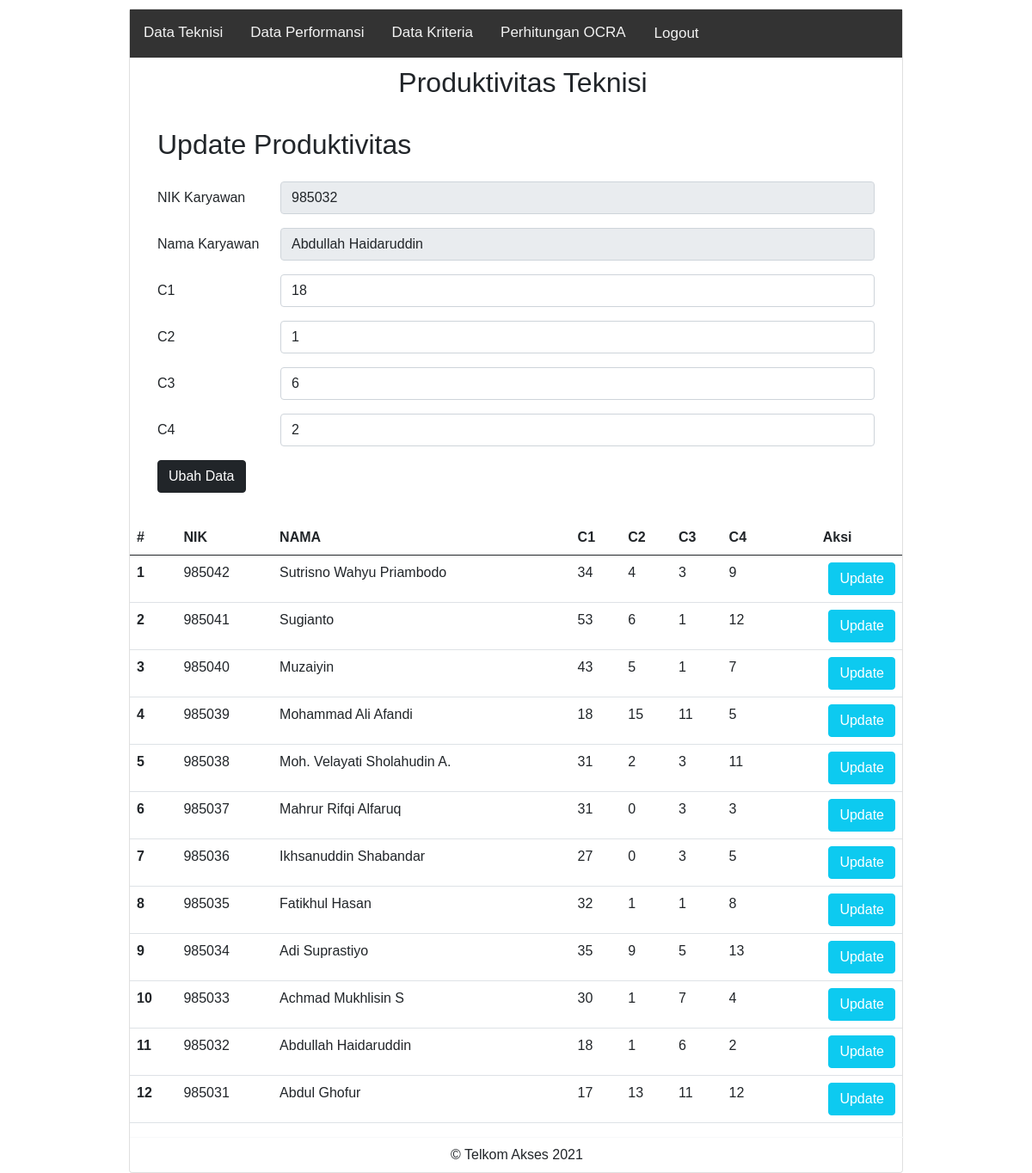
/performansi.php?op=edit&id=5, run on the app's committed database.
### tables this page shows
CREATE TABLE `tb_karyawan` (
  `id_karyawan` int(11) NOT NULL,
  `nik_karyawan` int(11) NOT NULL,
  `nama_karyawan` varchar(50) NOT NULL,
  `mitra` varchar(50) NOT NULL,
  `prod_c1` int(11) NOT NULL DEFAULT 0,
  `prod_c2` int(11) NOT NULL DEFAULT 0,
  `prod_c3` int(11) NOT NULL DEFAULT 0,
  `prod_c4` int(11) NOT NULL DEFAULT 0
);

### performansi.php (the view, shortened to what this page needs)
<?php
$host       = "localhost";
$user       = "root";
$pass       = "";
$db         = "ocra";
$koneksi    = mysqli_connect($host, $user, $pass, $db);
$nik_karyawan     = "";
$nama_karyawan    = "";
$prod_c1          = "";
$prod_c2          = "";
$prod_c3          = "";
$prod_c4          = "";
if (isset($_GET['op'])) {
    $op = $_GET['op'];
} else {
    $op = "";
}
if ($op == 'edit') {
    $id         = $_GET['id'];
    $sql1       = "select * from tb_karyawan where id_karyawan = '$id'";
    $q1         = mysqli_query($koneksi, $sql1);
    $r1         = mysqli_fetch_array($q1);
    $nik_karyawan       = $r1['nik_karyawan'];
    $nama_karyawan      = $r1['nama_karyawan'];
    $prod_c1            = $r1['prod_c1'];
    $prod_c2            = $r1['prod_c2'];
    $prod_c3            = $r1['prod_c3'];
    $prod_c4            = $r1['prod_c4'];
}
?>
<!DOCTYPE html>
<html lang="en">
<head>
    <link href="https://cdn.jsdelivr.net/npm/bootstrap@5.0.0-beta2/dist/css/bootstrap.min.css" rel="stylesheet">
</head>
<body>
<div class="card mx-auto">
            <div class="topnav">
                <a href="index.php">Data Teknisi</a>
                <a href="performansi.php">Data Performansi</a>
                <a href="kriteria.php">Data Kriteria</a>
                <a href="">Perhitungan OCRA</a>
                <a href="" class="btn button_right">Logout</a>
            </div>
            <div style="padding-left:16px; margin-top:10px">
                <center><h2>Produktivitas Teknisi</h2></center>
            </div>
            <div class="card-body">
            <div style="padding-left:16px; margin-top:10px">
                <h2>Update Produktivitas</h2>
            </div>
            <div class="card-body">
                <form action="performansi.php<?php if(isset($_GET['op'])){echo "?op=".$_GET['op']."&id=".$_GET['id'];}?>" method="POST" enctype="multipart/form-data">
                    <div class="mb-3 row">
                        <label for="nik_karyawan" class="col-sm-2 col-form-label">NIK Karyawan</label>
                        <div class="col-sm-10">
                            <input type="text" disabled class="form-control" id="nik_karyawan" name="nik_karyawan" value="<?php echo $nik_karyawan ?>">
                        </div>
                    </div>
                    <div class="mb-3 row">
                        <label for="nama_karyawan" class="col-sm-2 col-form-label">Nama Karyawan</label>
                        <div class="col-sm-10">
                            <input type="text" disabled class="form-control" id="nama_karyawan" name="nama_karyawan" value="<?php echo $nama_karyawan ?>">
                        </div>
                    </div>
                    <div class="mb-3 row">
                        <label for="prod_c1" class="col-sm-2 col-form-label">C1</label>
                        <div class="col-sm-10">
                            <input type="text" class="form-control" id="prod_c1" name="prod_c1" value="<?php echo $prod_c1 ?>">
                        </div>
                    </div>
                    <div class="mb-3 row">
                        <label for="prod_c2" class="col-sm-2 col-form-label">C2</label>
                        <div class="col-sm-10">
                            <input type="text" class="form-control" id="prod_c2" name="prod_c2" value="<?php echo $prod_c2 ?>">
                        </div>
                    </div>
                    <div class="mb-3 row">
                        <label for="prod_c3" class="col-sm-2 col-form-label">C3</label>
                        <div class="col-sm-10">
                            <input type="text" class="form-control" id="prod_c3" name="prod_c3" value="<?php echo $prod_c3 ?>">
                        </div>
                    </div>
                    <div class="mb-3 row">
                        <label for="prod_c4" class="col-sm-2 col-form-label">C4</label>
                        <div class="col-sm-10">
                            <input type="text" class="form-control" id="prod_c4" name="prod_c4" value="<?php echo $prod_c4 ?>">
                        </div>
                    </div>
                    <div class="col-12">
                        <input type="submit" name="simpan" value="<?php if(isset($_GET['op'])){echo "Ubah Data";}else{echo "Simpan Data";}?>" class="btn btn-dark" />
                    </div>
                    </form>
                </div>
            </div>
            <table class="table">
                    <thead>
                        <tr>
                            <th scope="col">#</th>
                            <th scope="col">NIK</th>
                            <th scope="col">NAMA</th>
                            <th scope="col">C1</th>
                            <th scope="col">C2</th>
                            <th scope="col">C3</th>
                            <th scope="col">C4</th>
                            <th scope="col"><center>Aksi</center></th>
                        </tr>
                    </thead>
                    <tbody id="myTable">
                    <?php
                        $sql2   = "select * from tb_karyawan order by id_karyawan desc";
                        $q2     = mysqli_query($koneksi, $sql2);
                        $urut   = 1;
                        while ($r2 = mysqli_fetch_array($q2)) {
                            $id                 = $r2['id_karyawan'];
                            $nik_karyawan       = $r2['nik_karyawan'];
                            $nama_karyawan      = $r2['nama_karyawan'];
                            $prod_c1            = $r2['prod_c1'];
                            $prod_c2            = $r2['prod_c2'];
                            $prod_c3            = $r2['prod_c3'];
                            $prod_c4            = $r2['prod_c4'];
                    ?>
                            <tr>
                                <th scope="row"><?php echo $urut++ ?></th>
                                <td scope="row"><?php echo $nik_karyawan ?></td>
                                <td scope="row"><?php echo $nama_karyawan ?></td>
                                <td scope="row"><?php echo $prod_c1 ?></td>
                                <td scope="row"><?php echo $prod_c2 ?></td>
                                <td scope="row"><?php echo $prod_c3 ?></td>
                                <td scope="row"><?php echo $prod_c4 ?></td>
                                <td scope="row">
                                <div class="d-grid gap-2 d-md-flex justify-content-md-end">
                                    <a href="performansi.php?op=edit&id=<?php echo $id ?>"><button type="button" class="btn btn-info text-white">Update</button></a>
                                </div>
                                </td>
                            </tr>
                            <?php
                                }
                            ?>
                    </tbody>
                </table>
                <div class="mx-auto card-footer bg-transparent border-light"><center>&copy; Telkom Akses 2021</center></div>
            </div>
</body>
</html>

### performansi.php (style rules this page uses)
.mx-auto { width: 900px }
.button_right { float: right; margin-right: 15px; }
.card { margin-top: 10px; }
body { margin: 0; font-family: Arial, Helvetica, sans-serif; }
.topnav { overflow: hidden; background-color: #333; }
.topnav a { float: left; color: #f2f2f2; text-align: center; padding: 14px 16px; text-decoration: none; font-size: 17px; }

### data on the page
tb_karyawan: nik_karyawan "985032", nama_karyawan "Abdullah Haidaruddin", prod_c1 "18", prod_c2 "1", prod_c3 "6", prod_c4 "2"
tb_karyawan: nik_karyawan "985042", nama_karyawan "Sutrisno Wahyu Priambodo", prod_c1 "34", prod_c2 "4", prod_c3 "3", prod_c4 "9"
tb_karyawan: nik_karyawan "985041", nama_karyawan "Sugianto", prod_c1 "53", prod_c2 "6", prod_c3 "1", prod_c4 "12"
tb_karyawan: nik_karyawan "985040", nama_karyawan "Muzaiyin", prod_c1 "43", prod_c2 "5", prod_c3 "1", prod_c4 "7"
tb_karyawan: nik_karyawan "985039", nama_karyawan "Mohammad Ali Afandi", prod_c1 "18", prod_c2 "15", prod_c3 "11", prod_c4 "5"
tb_karyawan: nik_karyawan "985038", nama_karyawan "Moh. Velayati Sholahudin A.", prod_c1 "31", prod_c2 "2", prod_c3 "3", prod_c4 "11"
tb_karyawan: nik_karyawan "985037", nama_karyawan "Mahrur Rifqi Alfaruq", prod_c1 "31", prod_c2 "0", prod_c3 "3", prod_c4 "3"
tb_karyawan: nik_karyawan "985036", nama_karyawan "Ikhsanuddin Shabandar", prod_c1 "27", prod_c2 "0", prod_c3 "3", prod_c4 "5"
tb_karyawan: nik_karyawan "985035", nama_karyawan "Fatikhul Hasan", prod_c1 "32", prod_c2 "1", prod_c3 "1", prod_c4 "8"
tb_karyawan: nik_karyawan "985034", nama_karyawan "Adi Suprastiyo", prod_c1 "35", prod_c2 "9", prod_c3 "5", prod_c4 "13"
tb_karyawan: nik_karyawan "985033", nama_karyawan "Achmad Mukhlisin S", prod_c1 "30", prod_c2 "1", prod_c3 "7", prod_c4 "4"
tb_karyawan: nik_karyawan "985031", nama_karyawan "Abdul Ghofur", prod_c1 "17", prod_c2 "13", prod_c3 "11", prod_c4 "12"
